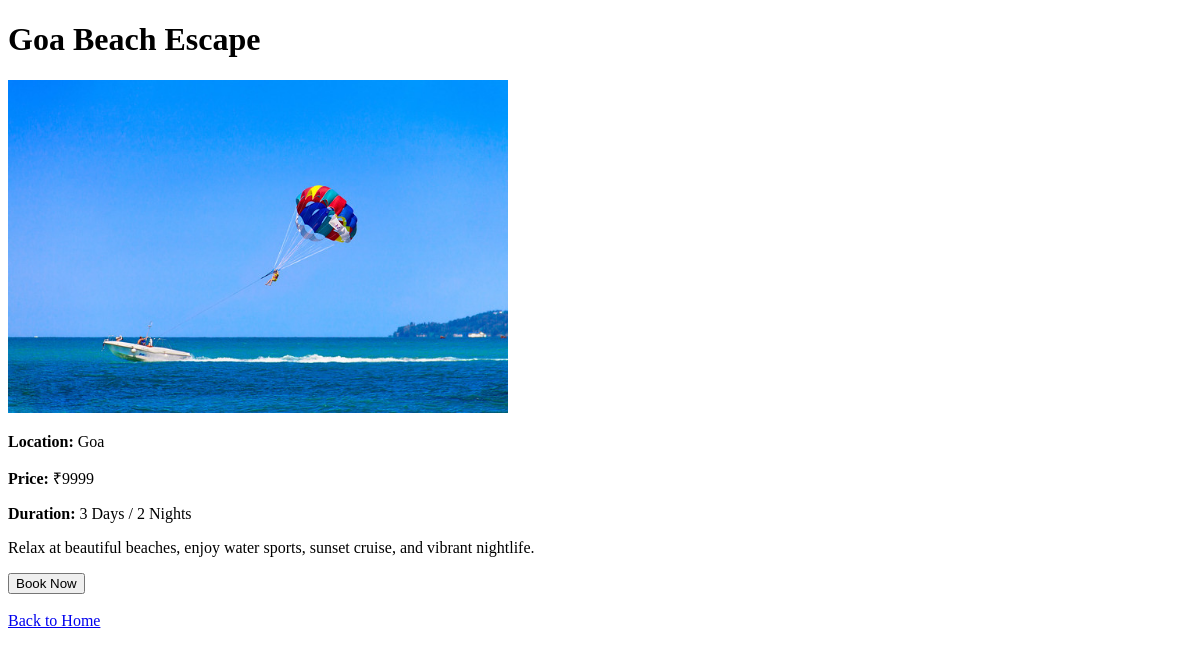
Page /package/2/ on the earlier database version.
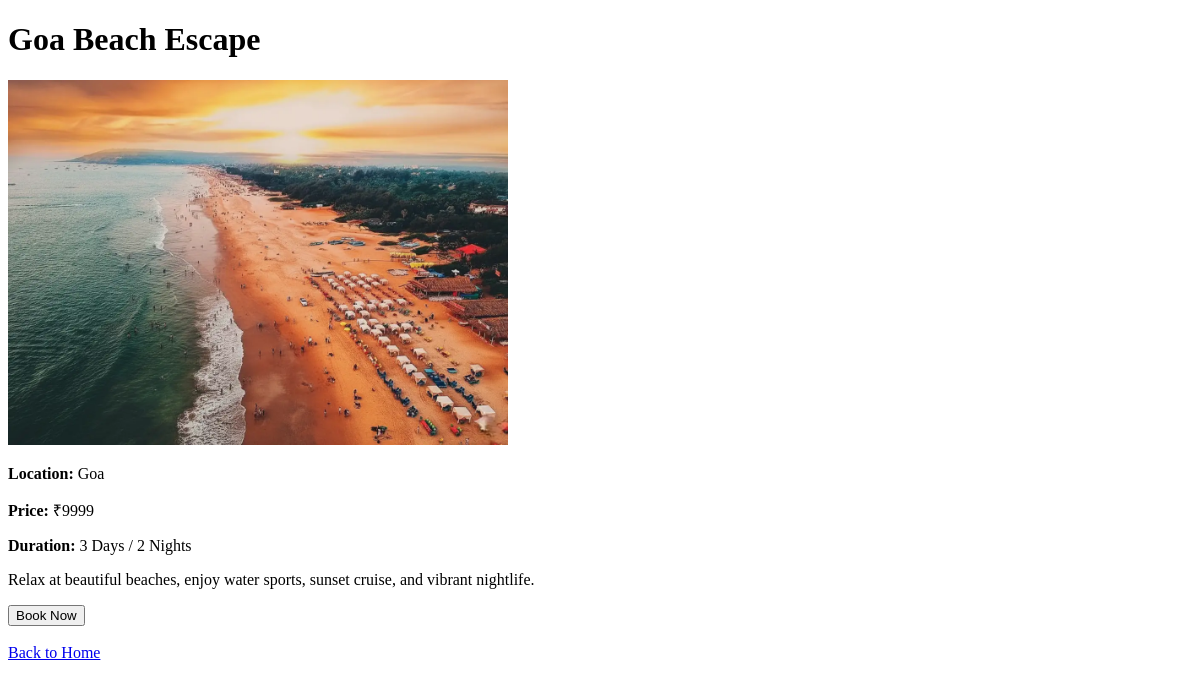
Same page on the later database version.
### travel/models.py (models this page shows, shortened)
class Package(models.Model):
    PACKAGE_TYPE=[
        ('domestic', 'Domestic'),
        ('international', 'International')
    ]
    REGION_CHOICE = [
        ('north', 'North India'),
        ('west', 'West India'),
        ('south', 'South India'),
        ('northeast', 'North-East India'),
    ]
    REGION_CHOICES = [
        ('europe', 'Europe'),
        ('southeast_asia', 'Southeast Asia'),
        ('middle_east', 'Middle East'),
        ('maldives', 'Maldives'),
        ('usa', 'USA'),
        ('dubai', 'Dubai'),
    ]
    title = models.CharField(max_length = 100)
    location = models.CharField(max_length = 50)
    price = models.IntegerField()
    original_price = models.IntegerField(null = True, blank = True)
    discount_percent = models.IntegerField(null = True, blank = True)
    duration = models.CharField(max_length = 100)
    stay_plan = models.CharField(max_length = 120, blank = True)
    description = models.CharField(max_length = 150)
    image = models.ImageField(upload_to = 'packages/')
    package_type = models.CharField(max_length = 20, choices = PACKAGE_TYPE)
    region = models.CharField(max_length = 20, choices = REGION_CHOICE, blank=True, null=True)
    region_international = models.CharField(max_length=50, choices=REGION_CHOICES, blank=True, null=True)
    created_at = models.DateTimeField(auto_now_add = True)
    is_trending = models.BooleanField(default = False)

### travel/views.py (the view)
# urls.py: path('package/<int:id>/', views.package_detail, name='package_detail'),
def package_detail(request, id):
    package = get_object_or_404(Package, id=id)
    return render(request, 'package_detail.html', {'package': package})

### travel/templates/package_detail.html (shortened to what this page needs)
<!DOCTYPE html>
<html>
<head>
</head>
<body>
<h1>{{ package.title }}</h1>
<img src="{{ package.image.url }}" width="500px">
<p><strong>Location:</strong> {{ package.location }}</p>
<p><strong>Price:</strong> ₹{{ package.price }}</p>
<p><strong>Duration:</strong> {{ package.duration }}</p>
<p>{{ package.description }}</p>
<button>Book Now</button>
<br><br>
<a href="/">Back to Home</a>
</body>
</html>

Differences in the rows shown:
changed Package "Goa Beach Escape": image: a different picture
